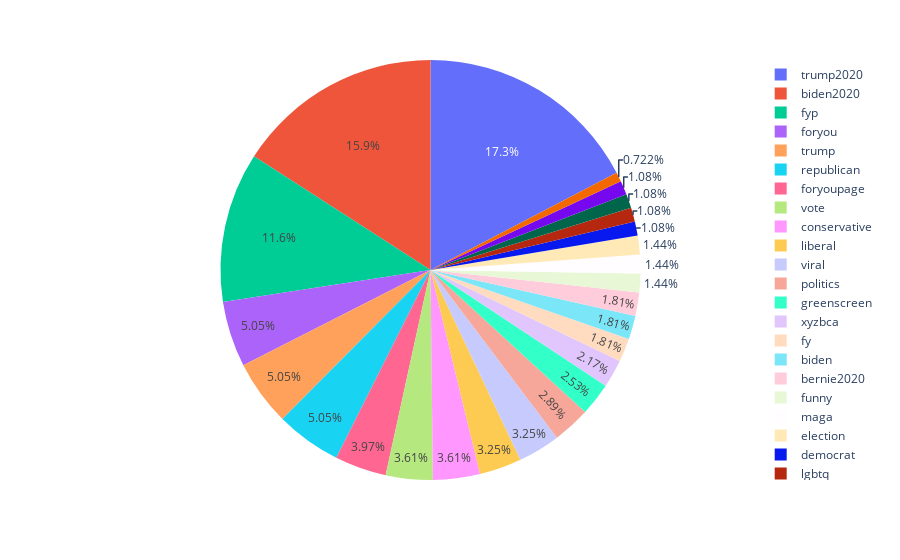

This figure's notebook cell:
### Code cell
import plotly.express as px
d = data["hashtags"].value_counts().nlargest(25).to_frame()
fig = px.pie(d,values="hashtags",names=d.index)
fig.show()

### Figure 1 — Plotly figure (JSON) as saved in the notebook; plotly's stock layout.template omitted (floating-point values rounded to 4 significant figures)
{"data": [{"domain": {"x": [0, 1], "y": [0, 1]}, "hovertemplate": "index=%{label}<br>hashtags=%{value}<extra></extra>", "labels": ["trump2020", "biden2020", "fyp", "foryou", "trump", "republican", "foryoupage", "vote", "conservative", "liberal", "viral", "politics", "greenscreen", "xyzbca", "fy", "biden", "bernie2020", "funny", "maga", "election", "democrat", "lgbtq", "america", "trumptrain", "leftistlogic"], "legendgroup": "", "name": "", "showlegend": true, "type": "pie", "values": [48, 44, 32, 14, 14, 14, 11, 10, 10, 9, 9, 8, 7, 6, 5, 5, 5, 4, 4, 4, 3, 3, 3, 3, 2]}], "layout": {"legend": {"tracegroupgap": 0}, "margin": {"t": 60}}}
